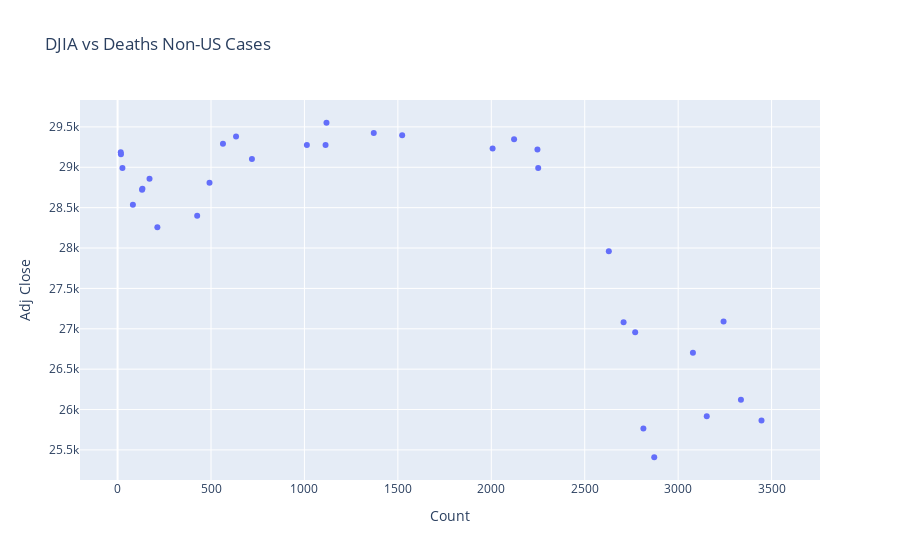

The code cell stored with this chart in its notebook:
### Code cell
plot_df = tidy_df[(tidy_df['Type']=='Deaths')&(tidy_df['US']=='Non-US')]

px.scatter(plot_df, x='Count', y='Adj Close', title='DJIA vs Deaths Non-US Cases')

### Figure 1 — Plotly figure (JSON) as saved in the notebook; plotly's stock layout.template omitted (floating-point values rounded to 4 significant figures)
{"data": [{"hoverlabel": {"namelength": 0}, "hovertemplate": "Count=%{x}<br>Adj Close=%{y}", "legendgroup": "", "marker": {"color": "#636efa", "symbol": "circle"}, "mode": "markers", "name": "", "showlegend": false, "type": "scatter", "x": [17, 18, 26, 42, 56, 82, 131, 133, 171, 213, 259, 362, 426, 492, 564, 634, 719, 806, 906, 1013, 1113, 1118, 1371, 1523, 1666, 1770, 1868, 2007, 2122, 2247, 2251, 2458, 2469, 2629, 2708, 2770, 2814, 2872, 2940, 2995, 3079, 3153, 3243, 3336, 3446, 3541], "xaxis": "x", "y": [29190.0, 29160.0, 28990.0, null, null, 28540.0, 28720.0, 28730.0, 28860.0, 28260.0, null, null, 28400.0, 28810.0, 29290.0, 29380.0, 29100.0, null, null, 29280.0, 29280.0, 29550.0, 29420.0, 29400.0, null, null, null, 29230.0, 29350.0, 29220.0, 28990.0, null, null, 27960.0, 27080.0, 26960.0, 25770.0, 25410.0, null, null, 26700.0, 25920.0, 27090.0, 26120.0, 25860.0, null], "yaxis": "y"}], "layout": {"legend": {"tracegroupgap": 0}, "title": {"text": "DJIA vs Deaths Non-US Cases"}, "xaxis": {"anchor": "y", "domain": [0, 1], "title": {"text": "Count"}}, "yaxis": {"anchor": "x", "domain": [0, 1], "title": {"text": "Adj Close"}}}}
